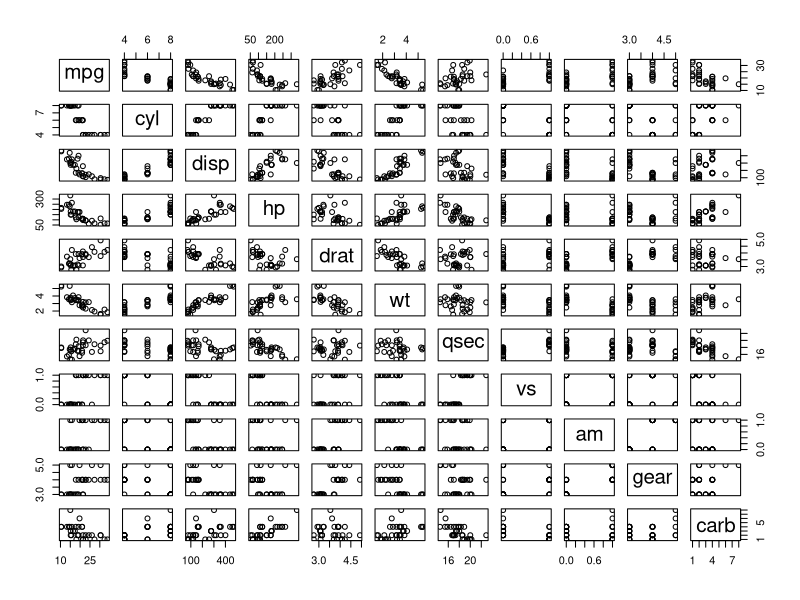
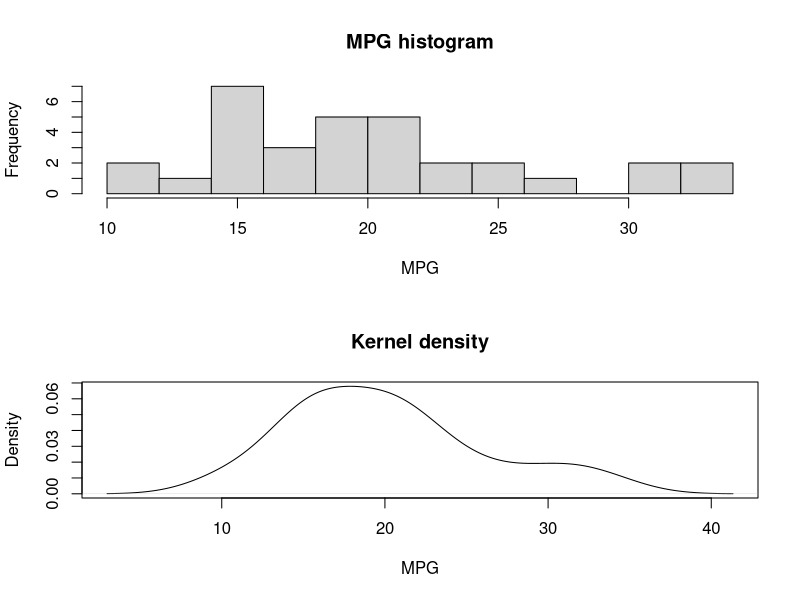

Recreate these plots in R, in order.
## ---- chunk 1
library(datasets)
data(mtcars)
## ---- chunk 2
summary(mtcars)
## ---- chunk 3
pairs(mtcars)
## ---- chunk 4
par(mfrow=c(2,1))
hist(mtcars$mpg, breaks=10, xlab="MPG", main="MPG histogram")
plot(density(mtcars$mpg), main="Kernel density", xlab="MPG")
